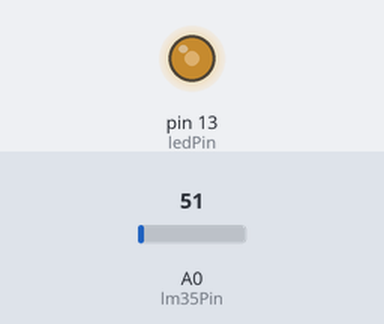
This sketch was run on a simulated Arduino Uno, built with avr-gcc and run on an emulated ATmega328P. Parts: output pins drawn as LEDs (lit = HIGH). The test bench sets the inputs (shaded band); at power-on: A0 (lm35Pin) = 51.

Above: at 0.1 s.
Timing chart, 0 to 1.6 s (numbered marks = the images above):
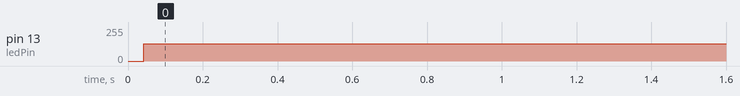

The sketch:

Assignment.ino
```cpp
/*
Name : Manjunath M
Date : 16-03-2024
Description : Firmware Assignment
 */


const int lm35Pin = A0; // LM35 sensor connected to Analog pin A0
const int ledPin = 13;  // LED pin assigning to arduino board to pin 13

float temperature;
int loopCount = 0;
int lastToggle = 0;

void setup()
{
    pinMode(ledPin, OUTPUT);
}

void loop()
{
    int sensorValue = analogRead(lm35Pin);
    temperature = (sensorValue * 0.004882) * 100; // converting sensor value to temperature in Celsius

    int LED_blinkInterval; // Adjust LED blink interval based on the requirements of temperature.
    if (temperature < 30)
    {
	LED_blinkInterval = 250;
    }
    else if (temperature > 30)
    {
	LED_blinkInterval = 500;
    }

    if (loopCount - lastToggle >= LED_blinkInterval / 100) // To toggle the LED ON or OFF.
    {
	if (digitalRead(ledPin) == HIGH)
	{
	    digitalWrite(ledPin, LOW); // Turn off LED
	}
	else
	{
	    digitalWrite(ledPin, HIGH); // Turn on LED
	}
	lastToggle = loopCount; // Update lastToggle
    }
    loopCount++; // Increment loop counter to maintain the loop
}
```

Measured:
- by itself, pin 13 (ledPin): 0/255 → 128/255 at 0.04 s
